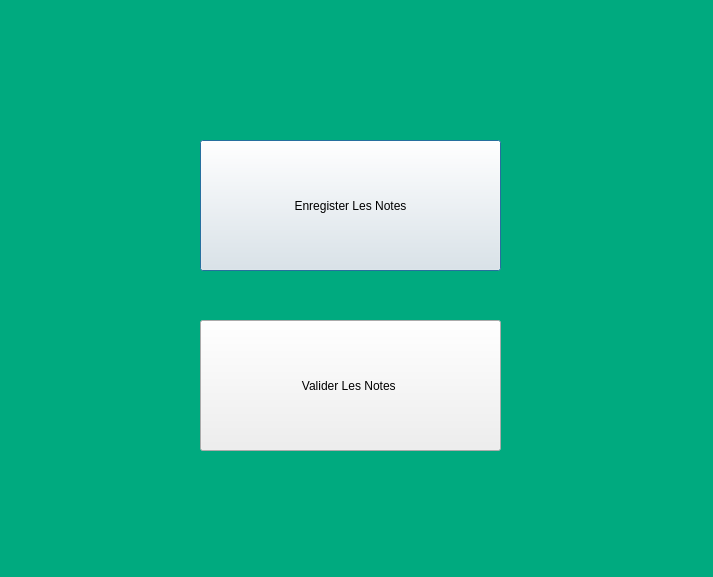
<?xml version="1.0" encoding="UTF-8"?>
<ui version="4.0">
 <class>PageProfesseurs</class>
 <widget class="QDialog" name="PageProfesseurs">
  <property name="geometry">
   <rect>
    <x>0</x>
    <y>0</y>
    <width>713</width>
    <height>577</height>
   </rect>
  </property>
  <property name="windowTitle">
   <string>Dialog</string>
  </property>
  <property name="styleSheet">
   <string notr="true">#PageProfesseurs{
background:rgb(0, 170, 127);}</string>
  </property>
  <widget class="QPushButton" name="EnregisterNotes">
   <property name="geometry">
    <rect>
     <x>200</x>
     <y>140</y>
     <width>301</width>
     <height>131</height>
    </rect>
   </property>
   <property name="text">
    <string>Enregister Les Notes</string>
   </property>
  </widget>
  <widget class="QPushButton" name="ValiderNotes">
   <property name="geometry">
    <rect>
     <x>200</x>
     <y>320</y>
     <width>301</width>
     <height>131</height>
    </rect>
   </property>
   <property name="text">
    <string>Valider Les Notes </string>
   </property>
  </widget>
 </widget>
 <resources/>
 <connections/>
</ui>
